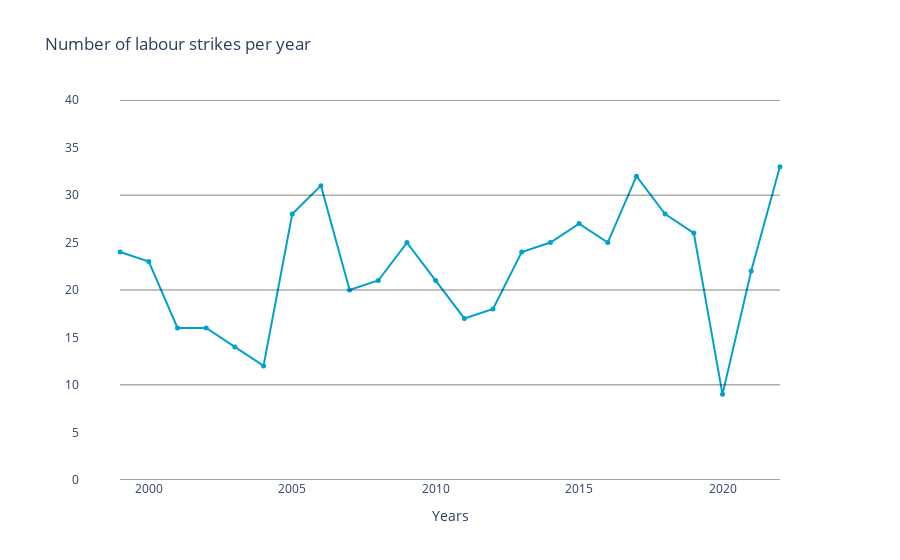

Notebook code cell kept with this figure:
### Markdown cell above
Lorem ipsum dolor sit amet, consectetuer adipiscing elit. Aenean commodo ligula eget dolor. Aenean massa. Cum sociis natoque penatibus et magnis dis parturient montes, nascetur ridiculus mus. Donec quam felis, ultricies nec, pellentesque eu, pretium quis, sem. Nulla consequat massa quis enim. Donec pede justo, fringilla vel, aliquet nec, vulputate eget, arcu.

### Code cell
import plotly.express as px
import pandas as pd

# Read the data from table1.csv
df = pd.read_csv('table1.csv')

# Create the line plot with Plotly
fig = px.line(df, x="Jaartal", y="Labour strikes", title='Number of labour strikes per year')

# Customize the plot layout
fig.update_layout(
    plot_bgcolor='white',
    height=400,
    xaxis=dict(title='Years'),
    yaxis=dict(title='')  # Remove y-axis tick labels
)

# Add blue small circles when hovering over a point
fig.update_traces(
    mode='lines+markers',
    hovertemplate='<b>%{x}</b><br>Labor strikes: <b>%{y}</b>' +
                  '<extra></extra>',  # Use <extra></extra> to disable default hover info
    line=dict(color='#00a1cd', width=2),
    marker=dict(color='#00a1cd', size=5),
)

# Add horizontal lines at y = 0, 10, 20, 30, and 40
y_values = [0, 10, 20, 30, 40]
for y in y_values:
    fig.add_shape(
        type='line',
        x0=min(df['Jaartal']),
        x1=max(df['Jaartal']),
        y0=y,
        y1=y,
        line=dict(color='black'),
        line_width=0.5
    )

# Show the plot
fig.show()

### Figure 1 — Plotly figure (JSON) as saved in the notebook; plotly's stock layout.template omitted (floating-point values rounded to 4 significant figures)
{"data": [{"hovertemplate": "<b>%{x}</b><br>Labor strikes: <b>%{y}</b><extra></extra>", "legendgroup": "", "line": {"color": "#00a1cd", "dash": "solid", "width": 2}, "marker": {"color": "#00a1cd", "size": 5, "symbol": "circle"}, "mode": "lines+markers", "name": "", "orientation": "v", "showlegend": false, "type": "scatter", "x": [1999, 2000, 2001, 2002, 2003, 2004, 2005, 2006, 2007, 2008, 2009, 2010, 2011, 2012, 2013, 2014, 2015, 2016, 2017, 2018, 2019, 2020, 2021, 2022], "xaxis": "x", "y": [24, 23, 16, 16, 14, 12, 28, 31, 20, 21, 25, 21, 17, 18, 24, 25, 27, 25, 32, 28, 26, 9, 22, 33], "yaxis": "y"}], "layout": {"autosize": true, "legend": {"tracegroupgap": 0}, "plot_bgcolor": "white", "shapes": [{"line": {"color": "black", "width": 0.5}, "type": "line", "x0": 1999, "x1": 2022, "y0": 0, "y1": 0}, {"line": {"color": "black", "width": 0.5}, "type": "line", "x0": 1999, "x1": 2022, "y0": 10, "y1": 10}, {"line": {"color": "black", "width": 0.5}, "type": "line", "x0": 1999, "x1": 2022, "y0": 20, "y1": 20}, {"line": {"color": "black", "width": 0.5}, "type": "line", "x0": 1999, "x1": 2022, "y0": 30, "y1": 30}, {"line": {"color": "black", "width": 0.5}, "type": "line", "x0": 1999, "x1": 2022, "y0": 40, "y1": 40}], "title": {"text": "Number of labour strikes per year"}, "xaxis": {"anchor": "y", "autorange": true, "domain": [0, 1], "range": [1998.0, 2023.0], "title": {"text": "Years"}, "type": "linear"}, "yaxis": {"anchor": "x", "autorange": true, "domain": [0, 1], "range": [-0.05571, 40.06], "title": {"text": ""}, "type": "linear"}}}
